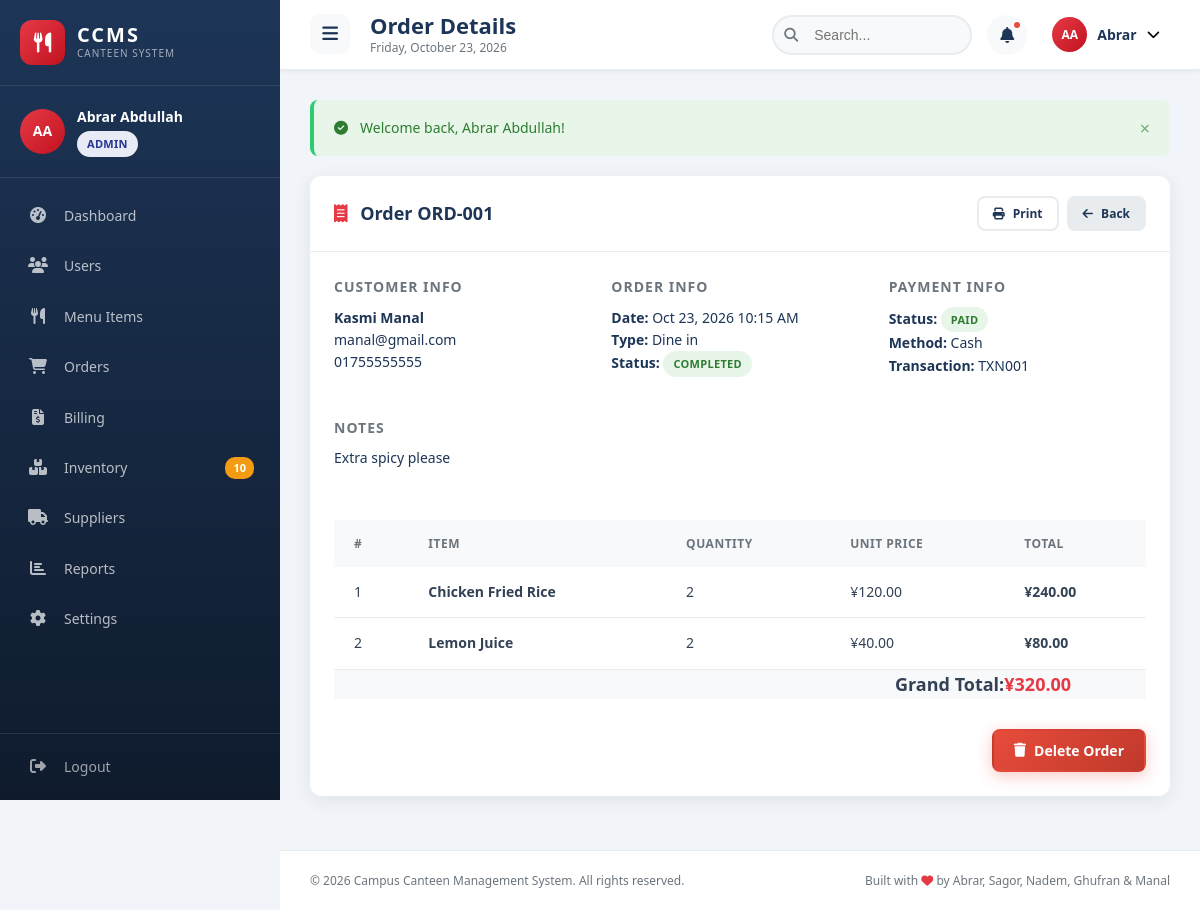
Page /order_view.php?id=1 (signed in) on the committed database.
### tables this page shows
CREATE TABLE IF NOT EXISTS users (
    user_id INT AUTO_INCREMENT PRIMARY KEY,
    full_name VARCHAR(100) NOT NULL,
    email VARCHAR(100) NOT NULL UNIQUE,
    password VARCHAR(255) NOT NULL,
    phone VARCHAR(20),
    role ENUM('admin','staff','cashier','student') DEFAULT 'student',
    status ENUM('active','inactive') DEFAULT 'active',
    avatar VARCHAR(255) DEFAULT NULL,
    created_at TIMESTAMP DEFAULT CURRENT_TIMESTAMP,
    updated_at TIMESTAMP DEFAULT CURRENT_TIMESTAMP ON UPDATE CURRENT_TIMESTAMP
);

CREATE TABLE IF NOT EXISTS orders (
    order_id INT AUTO_INCREMENT PRIMARY KEY,
    user_id INT NOT NULL,
    order_date TIMESTAMP DEFAULT CURRENT_TIMESTAMP,
    total_amount DECIMAL(10,2) NOT NULL DEFAULT 0,
    status ENUM('pending','processing','completed','cancelled') DEFAULT 'pending',
    payment_status ENUM('unpaid','paid','refunded') DEFAULT 'unpaid',
    order_type ENUM('dine_in','takeaway','delivery') DEFAULT 'dine_in',
    notes TEXT,
    created_at TIMESTAMP DEFAULT CURRENT_TIMESTAMP,
    updated_at TIMESTAMP DEFAULT CURRENT_TIMESTAMP ON UPDATE CURRENT_TIMESTAMP,
    FOREIGN KEY (user_id) REFERENCES users(user_id) ON DELETE CASCADE
);

CREATE TABLE IF NOT EXISTS payments (
    payment_id INT AUTO_INCREMENT PRIMARY KEY,
    order_id INT NOT NULL,
    amount DECIMAL(10,2) NOT NULL,
    payment_method ENUM('cash','card','digital') DEFAULT 'cash',
    transaction_id VARCHAR(100),
    payment_date TIMESTAMP DEFAULT CURRENT_TIMESTAMP,
    payment_status ENUM('pending','completed','failed','refunded') DEFAULT 'pending',
    FOREIGN KEY (order_id) REFERENCES orders(order_id) ON DELETE CASCADE
);

CREATE TABLE IF NOT EXISTS order_items (
    order_item_id INT AUTO_INCREMENT PRIMARY KEY,
    order_id INT NOT NULL,
    food_id INT NOT NULL,
    quantity INT NOT NULL,
    unit_price DECIMAL(10,2) NOT NULL,
    total_price DECIMAL(10,2) NOT NULL,
    FOREIGN KEY (order_id) REFERENCES orders(order_id) ON DELETE CASCADE,
    FOREIGN KEY (food_id) REFERENCES foods(food_id) ON DELETE CASCADE
);

CREATE TABLE IF NOT EXISTS foods (
    food_id INT AUTO_INCREMENT PRIMARY KEY,
    food_name VARCHAR(100) NOT NULL,
    description TEXT,
    category_id INT NOT NULL,
    price DECIMAL(10,2) NOT NULL,
    image VARCHAR(255) DEFAULT 'default-food.jpg',
    is_available BOOLEAN DEFAULT TRUE,
    is_featured BOOLEAN DEFAULT FALSE,
    created_at TIMESTAMP DEFAULT CURRENT_TIMESTAMP,
    updated_at TIMESTAMP DEFAULT CURRENT_TIMESTAMP ON UPDATE CURRENT_TIMESTAMP,
    FOREIGN KEY (category_id) REFERENCES categories(category_id) ON DELETE CASCADE
);

### db.php (called while the page is built, shortened)
<?php
$conn = new mysqli(DB_HOST, DB_USER, DB_PASS, DB_NAME);
$conn->set_charset("utf8mb4");
function executeQuery($sql, $params = [], $types = "") {
    global $conn;
    $stmt = $conn->prepare($sql);
    if (!empty($params)) {
        $stmt->bind_param($types, ...$params);
    }
    $stmt->execute();
    return $stmt;
}
function fetchAll($sql, $params = [], $types = "") {
    $stmt = executeQuery($sql, $params, $types);
    $result = $stmt->get_result();
    $data = $result->fetch_all(MYSQLI_ASSOC);
    return $data;
}
function fetchOne($sql, $params = [], $types = "") {
    $stmt = executeQuery($sql, $params, $types);
    $result = $stmt->get_result();
    $data = $result->fetch_assoc();
    return $data;
}
function getCount($sql, $params = [], $types = "") {
    $stmt = executeQuery($sql, $params, $types);
    $result = $stmt->get_result();
    $row = $result->fetch_row();
    return $row[0] ?? 0;
}
?>

### auth.php (called while the page is built, shortened)
<?php
require_once 'functions.php';
if (isset($_SESSION['user_id'])) {
    $currentUser = fetchOne("SELECT * FROM users WHERE user_id = ?", [$_SESSION['user_id']], "i");
}
function getUserInitials($name) {
    $parts = explode(' ', $name);
    $initials = '';
    foreach ($parts as $part) {
        if (!empty($part)) {
            $initials .= strtoupper($part[0]);
        }
    }
    return substr($initials, 0, 2);
}
function getSidebarMenu() {
    $role = $_SESSION['user_role'] ?? 'student';
    $menu = [];
    $menu[] = [
        'icon' => 'tachometer-alt',
        'label' => 'Dashboard',
        'url' => '/CanteenManagement/pages/dashboard.php',
        'active' => basename($_SERVER['PHP_SELF']) === 'dashboard.php'
    ];
    if ($role === 'admin') {
        $menu[] = [
            'icon' => 'users',
            'label' => 'Users',
            'url' => '/CanteenManagement/pages/users.php',
            'active' => basename($_SERVER['PHP_SELF']) === 'users.php'
        ];
    }
    if (in_array($role, ['admin', 'staff'])) {
        $menu[] = [
            'icon' => 'utensils',
            'label' => 'Menu Items',
            'url' => '/CanteenManagement/pages/menu.php',
            'active' => basename($_SERVER['PHP_SELF']) === 'menu.php'
        ];
    }
    $menu[] = [
        'icon' => 'shopping-cart',
        'label' => 'Orders',
        'url' => '/CanteenManagement/pages/orders.php',
        'active' => basename($_SERVER['PHP_SELF']) === 'orders.php'
    ];
    if (in_array($role, ['admin', 'cashier'])) {
        $menu[] = [
            'icon' => 'file-invoice-dollar',
            'label' => 'Billing',
            'url' => '/CanteenManagement/pages/billing.php',
            'active' => basename($_SERVER['PHP_SELF']) === 'billing.php'
        ];
    }
    if (in_array($role, ['admin', 'staff'])) {
        $menu[] = [
            'icon' => 'boxes',
            'label' => 'Inventory',
            'url' => '/CanteenManagement/pages/inventory.php',
            'active' => basename($_SERVER['PHP_SELF']) === 'inventory.php'
        ];
    }
    if ($role === 'admin') {
        $menu[] = [
            'icon' => 'truck',
            'label' => 'Suppliers',
            'url' => '/CanteenManagement/pages/suppliers.php',
            'active' => basename($_SERVER['PHP_SELF']) === 'suppliers.php'
        ];
    }
    if ($role === 'admin') {
        $menu[] = [
            'icon' => 'chart-bar',
            'label' => 'Reports',
            'url' => '/CanteenManagement/pages/reports.php',
            'active' => basename($_SERVER['PHP_SELF']) === 'reports.php'
        ];
    }
    $menu[] = [
        'icon' => 'cog',
        'label' => 'Settings',
        'url' => '/CanteenManagement/pages/settings.php',
        'active' => basename($_SERVER['PHP_SELF']) === 'settings.php'
    ];
    return $menu;
}
?>

### order_view.php (the view, shortened to what this page needs)
<?php
require_once '../includes/auth.php';
require_once '../includes/functions.php';
$pageTitle = 'Order Details';
$order_id = intval($_GET['id'] ?? 0);
$order = getOrderDetails($order_id);
$orderItems = getOrderItems($order_id);
$payment = fetchOne("SELECT * FROM payments WHERE order_id = ?", [$order_id], "i");
require_once '../includes/header.php';
?>
<div class="card">
    <div class="card-header">
        <h3 class="card-title">
            <i class="fas fa-receipt" style="color: var(--primary); margin-right: 8px;"></i>
            Order <?php echo generateOrderId($order['order_id']); ?>
        </h3>
        <div class="card-actions">
            <button class="btn btn-outline btn-sm" onclick="window.print()">
                <i class="fas fa-print"></i> Print
            </button>
            <a href="orders.php" class="btn btn-secondary btn-sm">
                <i class="fas fa-arrow-left"></i> Back
            </a>
        </div>
    </div>
    <div class="card-body">
        <div style="display: grid; grid-template-columns: repeat(auto-fit, minmax(200px, 1fr)); gap: 20px; margin-bottom: 30px;">
            <div class="invoice-section">
                <h4>Customer Info</h4>
                <p><strong><?php echo htmlspecialchars($order['full_name']); ?></strong></p>
                <p><?php echo htmlspecialchars($order['email']); ?></p>
                <p><?php echo htmlspecialchars($order['phone'] ?? '-'); ?></p>
            </div>
            <div class="invoice-section">
                <h4>Order Info</h4>
                <p><strong>Date:</strong> <?php echo formatDateTime($order['order_date']); ?></p>
                <p><strong>Type:</strong> <?php echo ucfirst(str_replace('_', ' ', $order['order_type'])); ?></p>
                <p><strong>Status:</strong> <span class="badge <?php echo getStatusBadge($order['status']); ?>"><?php echo ucfirst($order['status']); ?></span></p>
            </div>
            <div class="invoice-section">
                <h4>Payment Info</h4>
                <p><strong>Status:</strong> <span class="badge <?php echo getStatusBadge($order['payment_status']); ?>"><?php echo ucfirst($order['payment_status']); ?></span></p>
                <?php if ($payment): ?>
                <p><strong>Method:</strong> <?php echo ucfirst($payment['payment_method']); ?></p>
                <p><strong>Transaction:</strong> <?php echo htmlspecialchars($payment['transaction_id'] ?? '-'); ?></p>
                <?php endif; ?>
            </div>
            <?php if (!empty($order['notes'])): ?>
            <div class="invoice-section">
                <h4>Notes</h4>
                <p><?php echo nl2br(htmlspecialchars($order['notes'])); ?></p>
            </div>
            <?php endif; ?>
        </div>
        <div class="table-responsive">
            <table class="data-table">
                <thead>
                    <tr>
                        <th>#</th>
                        <th>Item</th>
                        <th>Quantity</th>
                        <th>Unit Price</th>
                        <th>Total</th>
                    </tr>
                </thead>
                <tbody>
                    <?php foreach ($orderItems as $index => $item): ?>
                    <tr>
                        <td><?php echo $index + 1; ?></td>
                        <td><strong><?php echo htmlspecialchars($item['food_name']); ?></strong></td>
                        <td><?php echo $item['quantity']; ?></td>
                        <td><?php echo formatPrice($item['unit_price']); ?></td>
                        <td><strong><?php echo formatPrice($item['total_price']); ?></strong></td>
                    </tr>
                    <?php endforeach; ?>
                </tbody>
                <tfoot>
                    <tr style="background: var(--light); font-size: 18px;">
                        <td colspan="4" style="text-align: right; font-weight: 700;">Grand Total:</td>
                        <td style="font-weight: 800; color: var(--primary);"><?php echo formatPrice($order['total_amount']); ?></td>
                    </tr>
                </tfoot>
            </table>
        </div>
        <?php if (isAdmin() || isCashier()): ?>
        <div style="margin-top: 30px; display: flex; gap: 10px; justify-content: flex-end;">
            <?php if (isAdmin()): ?>
            <form method="POST" action="orders.php" style="display: inline;" onsubmit="return confirmDelete('Delete this order?')">
                <button type="submit" class="btn btn-danger">
                    <i class="fas fa-trash"></i> Delete Order
                </button>
            </form>
            <?php endif; ?>
        </div>
        <?php endif; ?>
    </div>
</div>
<?php require_once '../includes/footer.php'; ?>

### header.php (shortened to what this page needs)
<?php
$menuItems = getSidebarMenu();
$unreadAlerts = 0;
if (isAdmin()) {
    $unreadAlerts = getCount("SELECT COUNT(*) FROM inventory WHERE status IN ('low_stock', 'out_of_stock')");
}
?>
<!DOCTYPE html>
<html lang="en">
<head>
    <link rel="stylesheet" href="https://cdnjs.cloudflare.com/ajax/libs/font-awesome/6.4.2/css/all.min.css">
    <link rel="stylesheet" href="/CanteenManagement/assets/css/style.css">
</head>
<body>
    <aside class="sidebar" id="sidebar">
        <div class="sidebar-header">
            <div class="logo">
                <div class="logo-icon">
                    <i class="fas fa-utensils"></i>
                </div>
                <div class="logo-text">
                    <span class="logo-title">CCMS</span>
                    <span class="logo-subtitle">Canteen System</span>
                </div>
            </div>
        </div>
        <div class="sidebar-user">
            <div class="user-avatar">
                <?php echo getUserInitials($currentUser['full_name'] ?? 'User'); ?>
            </div>
            <div class="user-info">
                <div class="user-name"><?php echo htmlspecialchars($currentUser['full_name'] ?? 'User'); ?></div>
                <div class="user-role">
                    <span class="badge <?php echo getStatusBadge($currentUser['role'] ?? 'student'); ?>">
                        <?php echo ucfirst($currentUser['role'] ?? 'User'); ?>
                    </span>
                </div>
            </div>
        </div>
        <nav class="sidebar-nav">
            <?php foreach ($menuItems as $item): ?>
            <a href="<?php echo $item['url']; ?>" class="nav-item <?php echo $item['active'] ? 'active' : ''; ?>">
                <div class="nav-icon">
                    <i class="fas fa-<?php echo $item['icon']; ?>"></i>
                </div>
                <span class="nav-label"><?php echo $item['label']; ?></span>
                <?php if ($item['label'] === 'Inventory' && $unreadAlerts > 0): ?>
                <span class="nav-badge"><?php echo $unreadAlerts; ?></span>
                <?php endif; ?>
            </a>
            <?php endforeach; ?>
        </nav>
        <div class="sidebar-footer">
            <a href="/CanteenManagement/logout.php" class="nav-item logout-item">
                <div class="nav-icon">
                    <i class="fas fa-sign-out-alt"></i>
                </div>
                <span class="nav-label">Logout</span>
            </a>
        </div>
    </aside>
    <div class="main-wrapper">
        <header class="topbar">
            <div class="topbar-left">
                <button class="menu-toggle" onclick="toggleSidebar()">
                    <i class="fas fa-bars"></i>
                </button>
                <div class="page-title-wrapper">
                    <h1 class="page-title"><?php echo $pageTitle; ?></h1>
                    <span class="page-date"><?php echo date('l, F d, Y'); ?></span>
                </div>
            </div>
            <div class="topbar-right">
                <div class="search-box" id="searchBox">
                    <input type="text" placeholder="Search..." class="search-input" id="globalSearch">
                    <button class="search-btn">
                        <i class="fas fa-search"></i>
                    </button>
                </div>
                <div class="notification-wrapper">
                    <button class="icon-btn" onclick="toggleNotifications()">
                        <i class="fas fa-bell"></i>
                        <?php if ($unreadAlerts > 0): ?>
                        <span class="notification-dot"></span>
                        <?php endif; ?>
                    </button>
                </div>
                <div class="profile-wrapper">
                    <button class="profile-btn" onclick="toggleProfile()">
                        <div class="profile-avatar">
                            <?php echo getUserInitials($currentUser['full_name'] ?? 'User'); ?>
                        </div>
                        <span class="profile-name"><?php echo htmlspecialchars(explode(' ', $currentUser['full_name'] ?? 'User')[0]); ?></span>
                        <i class="fas fa-chevron-down"></i>
                    </button>
                </div>
            </div>
        </header>
        <main class="main-content">
            <div class="flash-container">
            </div>

### rows in the picture
users: full_name "AA", full_name "Abrar Abdullah", role "ADMIN", full_name "Abrar"
orders: order_id "ORD-001", user.full_name "Kasmi Manal", user.email "manal@gmail.com", user.phone "01755555555", order_date "Oct 23, 2026 10:15 AM", order_type "Dine in", status "COMPLETED", payment_status "PAID", notes "Extra spicy please", total_amount "¥320.00"
payments: payment_method "Cash", transaction "TXN001"
order_items: food.food_name "Chicken Fried Rice", quantity "2", unit_price "¥120.00", total_price "¥240.00"
order_items: food.food_name "Lemon Juice", quantity "2", unit_price "¥40.00", total_price "¥80.00"

### other values in the picture
$item['label'] "Dashboard"
$item['label'] "Users"
$item['label'] "Menu Items"
$item['label'] "Orders"
$item['label'] "Billing"
$item['label'] "Inventory"
$unreadAlerts "10"
$item['label'] "Suppliers"
$item['label'] "Reports"
$item['label'] "Settings"
$pageTitle "Order Details"
$flash['message'] "Welcome back, Abrar Abdullah!"
